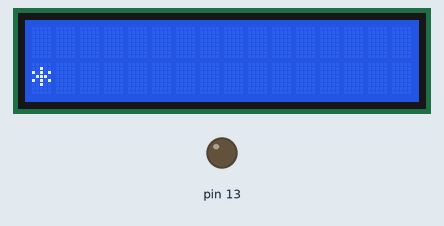
The sketch below on a simulated Arduino Uno, built with avr-gcc and run on an emulated ATmega328P. Shown: 16×2 character LCD, output pins drawn as LEDs (lit = HIGH).

Above: at 0.27 s.
At 1.49 s:
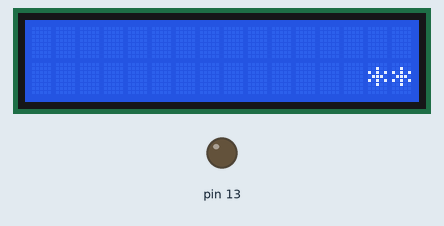
At 2.42 s:
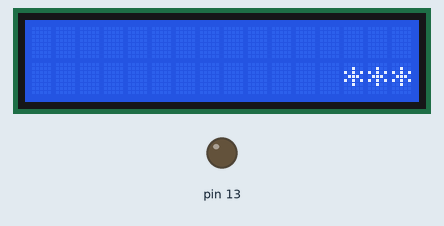
At 3.35 s:
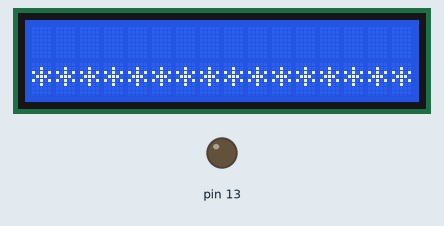
At 4.27 s:
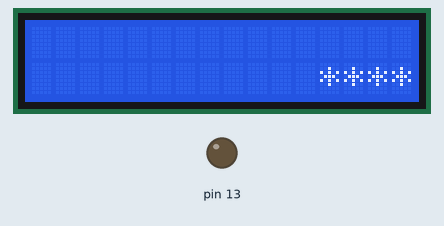
At 8.27 s:
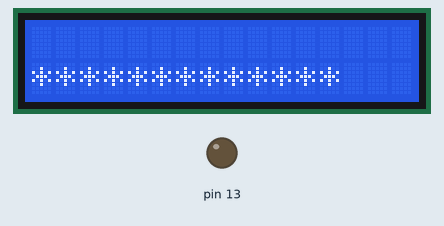

Measured:
- by itself, everything shown: repeats every 8.3 s, in 27 steps

The sketch:

LcdTest1.ino
```cpp
#include <LiquidCrystal_I2C.h>
#include <Wire.h>

LiquidCrystal_I2C lcd(0x27,16,2);


int BlockFitst = 0;
int BlockLast = 15;
int minSpeed = 0;
int maxSpeed = 20;
int blockCnt;
int delayTime;
int rate = 2;

void setup()
{
pinMode(13, OUTPUT);
lcd.backlight();
lcd.init();


}

void loop()

{

for(delayTime = minSpeed; delayTime <= maxSpeed; delayTime=delayTime+rate)
{
     set3();//執行set3內容
     if(delayTime == maxSpeed)
    {
         for(delayTime = maxSpeed; delayTime >= minSpeed; delayTime=delayTime-rate)
            {
                set3();//執行set3內容
            }
    }
}
lcd.init();//螢幕重置
delay(1);//緩衝0.001秒

}


//以下都是小function


void set1()
{
lcd.setCursor(blockCnt,1);
lcd.print("*");
delay(delayTime);
//依序顯示*字號


}
void set2()
{
lcd.setCursor(blockCnt,1);
lcd.print(" ");
delay(delayTime);
//依序顯示空白

}

void set3()
{
    //執行顯示*字號之後再以空白字元洗掉*字號
    for(blockCnt = BlockFitst; blockCnt <= BlockLast; blockCnt++)
    {
    set1();//執行set1內容
    }
    for(blockCnt = BlockFitst; blockCnt <= BlockLast; blockCnt++)
    {
    set2();//執行set2內容
    }
}
```
